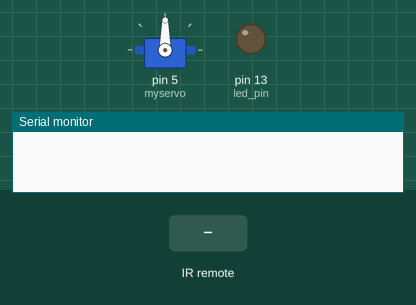
Bench run of a sketch on a simulated Arduino Uno, built with avr-gcc and run on an emulated ATmega328P. Shown: servo, output pins drawn as LEDs (lit = HIGH), the last lines printed to the serial monitor. The test bench sets the inputs (shaded band).

Above: at 1.2 s.
1.3 s: infrared code 0xFF22DD received
At 4.0 s:
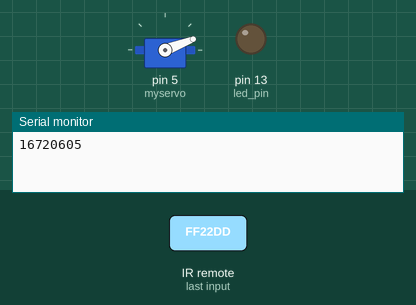
4.3 s: infrared code 0xFFC23D received
At 6.5 s:
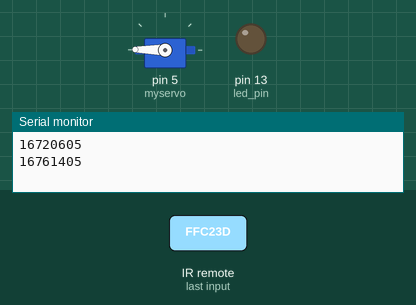
Timing chart, 0 to 8.0 s (numbered marks = the images above; inputs shaded):
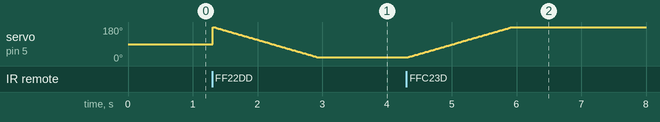

The sketch:

IRrecvDemo.ino
```cpp
/*
 * IRremote: IRrecvDemo - demonstrates receiving IR codes with IRrecv
 * An IR detector/demodulator must be connected to the input RECV_PIN.
 * Version 0.1 July, 2009
 * Author: Komel Merchant
 *http://arcfn.com
 */

#include <IRremote.h>
#include <Servo.h>
#include <Stepper.h>
#define TURN_TIME 10
#define STEPS 200
#define MAX_ANGLE 180
#define MIN_ANGLE 20

#define LEFT 16720605
#define RIGHT 16761405


int RECV_PIN =3;
int led_pin = 13;
IRrecv irrecv(RECV_PIN);
//boolean flag = true;

//importtnat objets
decode_results results;
Servo myservo;

Stepper stepper(STEPS , 8,9,10,11);
int pos = 0;

//turn counterclockwise
void  counter_clock() {


     int i;
     for(i = MIN_ANGLE; i < MAX_ANGLE; i++ ) {

             delay(TURN_TIME);
     	     myservo.write(i);

      }


}

void stepper_init() {

  stepper.step(STEPS);
  delay(500);

  // step one revolution in the other direction:


}


//turn clockwise
void clock() {

   int i;
   for(i = MAX_ANGLE; i > MIN_ANGLE; i--) {

   	delay(TURN_TIME);
        myservo.write(i);


   }
}


void setup()
{
  Serial.begin(9600);
  irrecv.enableIRIn(); // Start the receiver
  pinMode(13,OUTPUT);
  myservo.attach(5);
  stepper.setSpeed(60);
}

void loop() {


  //stepper_init();


  if (irrecv.decode(&results)) {
    Serial.println(results.value, DEC);

    int result = results.value;

    switch(result) {
         case RIGHT:
             counter_clock();
            break;
        case  LEFT:
             clock();
             break;

        default:
             stepper_init();

             break;
    }

    irrecv.resume(); // Receive the next value

  }
  //irrecv.resume();


}
```
